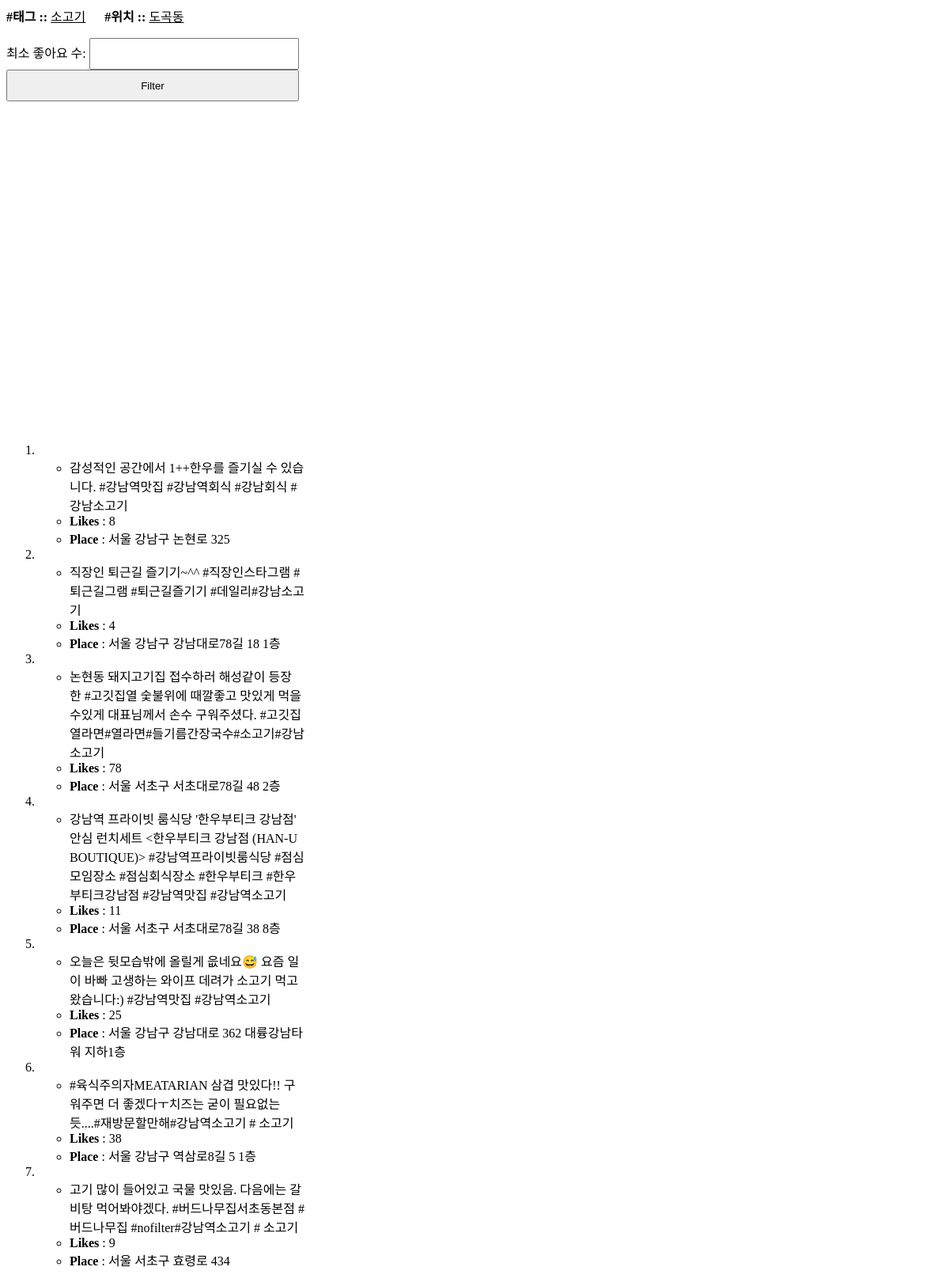
Before: /recent/3/ with the older database file.
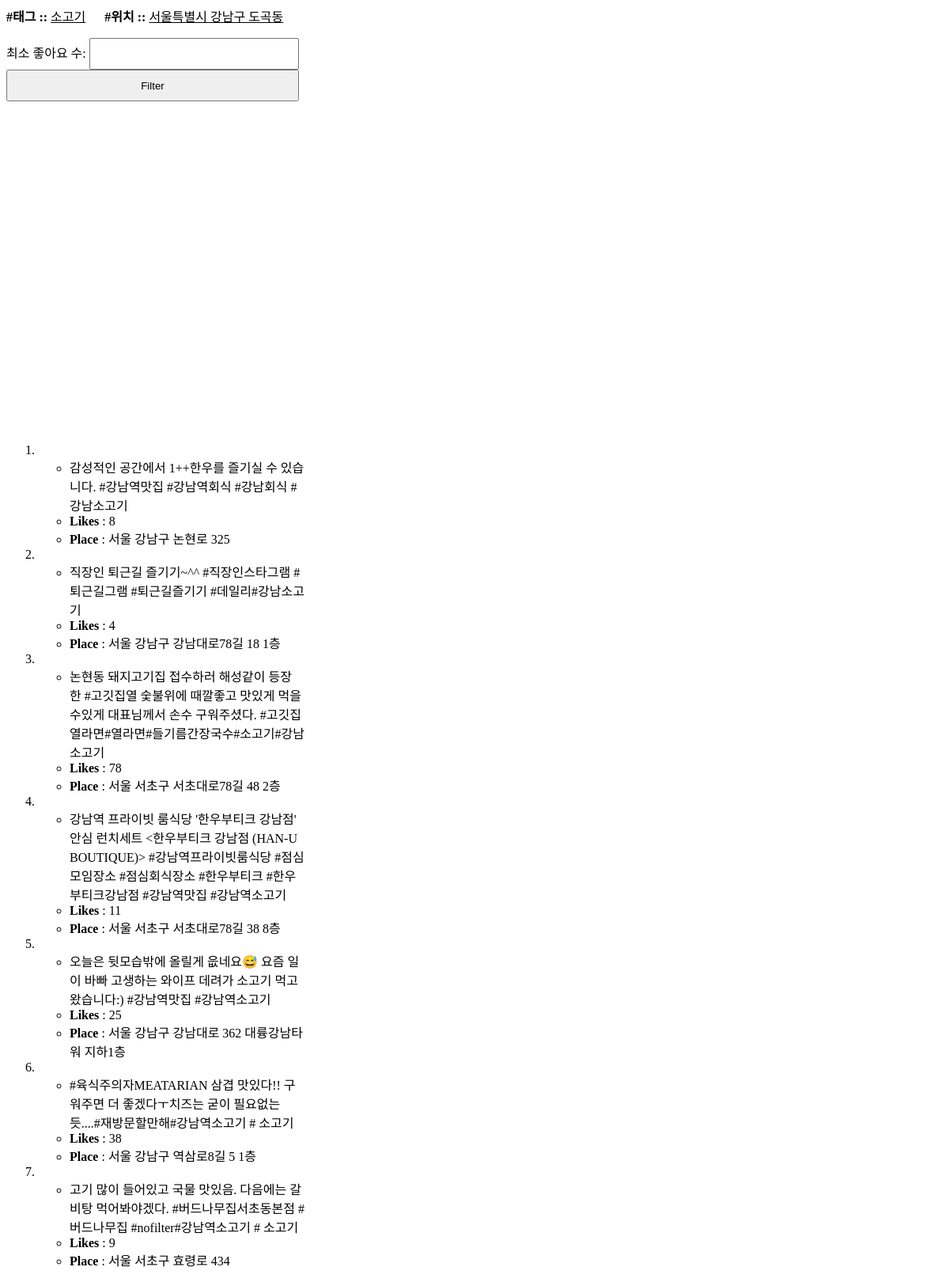
After: the same page with the newer database file.
### SearchAndList/models.py (models this page shows, shortened)
class searchedTag(models.Model):
    searchedTag_text = models.CharField(max_length=200)
    searchedLocation_text = models.CharField(max_length=100)
    class Meta:
        constraints = [
            models.UniqueConstraint(fields=['searchedTag_text', 'searchedLocation_text'], name='unique_set'),
        ]
    pub_date = models.DateTimeField("date published")
    def __str__(self) -> str:
        return f"{self.searchedTag_text} - {self.searchedLocation_text}"

### SearchAndList/views.py (the view)
# urls.py: path("recent/<int:tag_id>/", views.recent_results, name="recent"),
def recent_results(request,tag_id):
    like_threshold=0
    try:
        tag = searchedTag.objects.get(pk=tag_id)
        tag.pub_date = timezone.now()
        tag.save()
    except searchedTag.DoesNotExist:
        raise Http404("Tag does not exist")
    if request.method =='POST':
        form = likethresholdForm(request.POST)
        if form.is_valid():
            like_threshold=form.cleaned_data['input_threshold']
            return redirect('SearchAndList:filtered_recent_results',tag.id,like_threshold)
    context = {
        "tag" : tag,
        "threshold" : like_threshold,
    }
    return render(request,"SearchAndList/recent_results.html",context)

### SearchAndList/models.py (called while the page is built)
    def __str__(self) -> str:
        return str(self.tag_location)

### SearchAndList/templates/SearchAndList/recent_results.html (shortened to what this page needs)
<html lang="ko">
    <head>
    </head>
    <body>
        <form action="" method="POST">
            <p> <strong>#태그 :: </strong><u>{{ tag.searchedTag_text }}</u>&ensp;&ensp;&ensp;<strong>#위치 :: </strong><u>{{ tag.searchedLocation_text}}</u></p>
            <div>
                <label for="Tag" style="height:40px;width:40px;">최소 좋아요 수:</label>
                <input type="text" name="input_threshold" id="input_threshold" style="height:40px;width:265px">
            </div>
            <input type="submit" style="height:40px;width:370px" value="Filter">
        </form>
        <div id="map" style="width:370px;height:400px;"></div>
        <ol>
            {% for searchedlist in tag.searched_lists.all %}
            <div style="width:340px;" id="result_lists">
                <li>
                    <ul>
                        <li>{{ searchedlist.caption }}</li>
                        <li><b>Likes</b> : {{ searchedlist.likes }}</li>
                        <li><b>Place</b> :  {{ searchedlist.place }}</li>
                    </ul>
                </li>
            </div>
            {% endfor %}
        </ol>
    </body>
</html>

Changed rows visible on the page:
changed searchedTag "소고기": searchedLocation_text "도곡동" → "서울특별시 강남구 도곡동"
